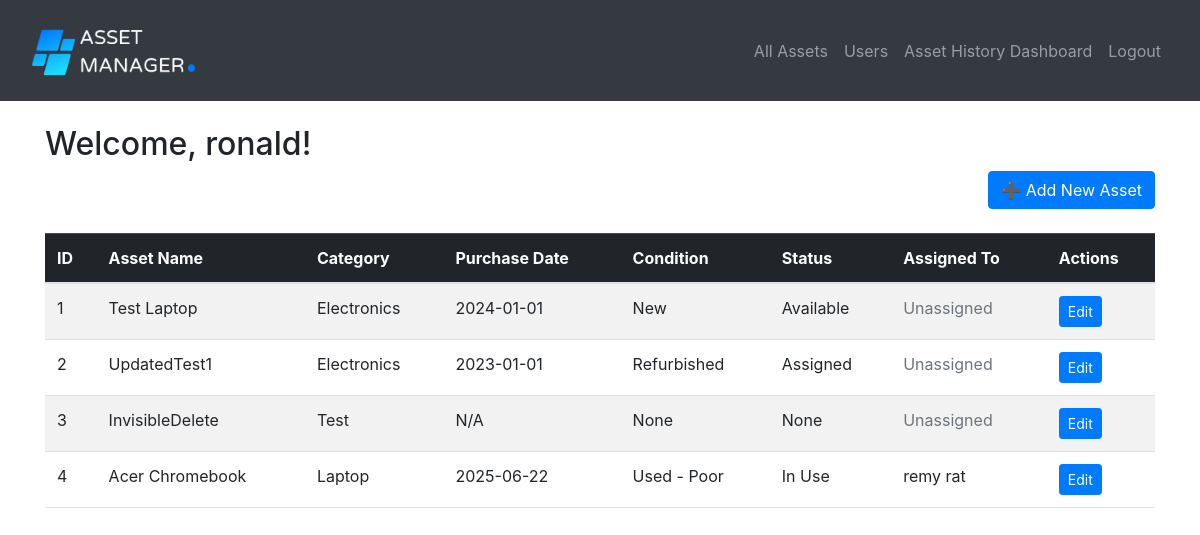
The app's page / (signed in) with its own data.
### website/models.py (models this page shows)
class User(db.Model, UserMixin):
    id = db.Column(db.Integer, primary_key=True)
    first_name = db.Column(db.String(150))
    last_name = db.Column(db.String(150))
    email = db.Column(db.String(150), unique=True)
    password = db.Column(db.String(150))
    department = db.Column(db.String(150))
    role = db.Column(db.String(10), nullable=False, default='user')
    created_assets = db.relationship('Asset', foreign_keys='Asset.created_by', backref='creator_user')
    assigned_assets = db.relationship('Asset', foreign_keys='Asset.assigned_to', backref='assignee_user')

class Asset(db.Model):
    id = db.Column(db.Integer, primary_key=True)
    asset_name = db.Column(db.String(150))
    category = db.Column(db.String(150))
    purchase_date = db.Column(db.Date)
    condition = db.Column(db.String(150))
    status = db.Column(db.String(150))
    created_by = db.Column(db.Integer, db.ForeignKey('user.id'))
    assigned_to = db.Column(db.Integer, db.ForeignKey('user.id'), nullable=True)
    asset_history = db.relationship('Asset_History', back_populates='asset', passive_deletes=True)
    creator = db.relationship('User', foreign_keys=[created_by])
    assignee = db.relationship('User', foreign_keys=[assigned_to])

### website/views.py (the view)
@views.route('/')
@login_required
def home():
    print("🔍 Current user ID:", current_user.id)
    print("🔒 Authenticated:", current_user.is_authenticated)
    from sqlalchemy import or_
    assets = Asset.query.all()
    all_users = User.query.all()
    return render_template('home.html', user=current_user, assets=assets, all_users=all_users)

### website/__init__.py (called while the page is built)
def create_app():
    app = Flask(__name__)
    app.config['SECRET_KEY'] = 'qwertyuiop'
    if 'SQLALCHEMY_DATABASE_URI' not in app.config:
        DB_NAME = os.path.join(os.path.dirname(__file__), 'database.db')
        app.config['SQLALCHEMY_DATABASE_URI'] = f'sqlite:///{DB_NAME}'
    db.init_app(app)
    from .views import views
    from .auth import auth
    app.register_blueprint(views, url_prefix='/')
    app.register_blueprint(auth, url_prefix='/')
    from .models import User, Asset
    create_database(app)
    login_manager = LoginManager()
    login_manager.login_view = 'auth.login'
    login_manager.init_app(app)
    @login_manager.user_loader
    def load_user(id):
        return User.query.get(int(id))
    return app

### website/templates/home.html (shortened to what this page needs)
{% extends "base.html" %}
{% block content %}
<br>
  <h2>Welcome, {{ user.first_name }}!</h2>
  <div class="d-flex justify-content-end mb-3">
    <a href="{{ url_for('views.add_asset') }}" class="btn btn-primary">➕ Add New Asset</a>
  </div>
  {% if assets %}
    <table class="table table-striped table-hover mt-4">
      <thead class="table-dark">
        <tr>
          <th>ID</th>
          <th>Asset Name</th>
          <th>Category</th>
          <th>Purchase Date</th>
          <th>Condition</th>
          <th>Status</th>
          <th>Assigned To</th>
          <th>Actions</th>
        </tr>
      </thead>
      <tbody>
        {% for asset in assets %}
          <tr>
            <td>{{ asset.id }}</td>
            <td>{{ asset.asset_name }}</td>
            <td>{{ asset.category }}</td>
            <td>{{ asset.purchase_date.strftime('%Y-%m-%d') if asset.purchase_date else 'N/A' }}</td>
            <td>{{ asset.condition }}</td>
            <td>{{ asset.status }}</td>
            <td>
              {% if asset.assignee_user %}
                {{ asset.assignee_user.first_name }} {{ asset.assignee_user.last_name }}
              {% else %}
                <span class="text-muted">Unassigned</span>
              {% endif %}
            </td>
            <td>
              <a href="{{ url_for('views.edit_asset', id=asset.id) }}" class="btn btn-sm btn-primary">Edit</a>
            </td>
          </tr>
        {% endfor %}
      </tbody>
    </table>
  {% else %}
    <p class="mt-4">No assets yet. Time to start tracking!</p>
  {% endif %}
{% endblock %}

### records on screen
User: first_name "ronald"
Asset: id "1", asset_name "Test Laptop", category "Electronics", purchase_date "2024-01-01", condition "New", status "Available", shows "Unassigned"
Asset: id "2", asset_name "UpdatedTest1", category "Electronics", purchase_date "2023-01-01", condition "Refurbished", status "Assigned", shows "Unassigned"
Asset: id "3", asset_name "InvisibleDelete", category "Test", purchase_date "N/A", condition "None", status "None", shows "Unassigned"
Asset: id "4", asset_name "Acer Chromebook", category "Laptop", purchase_date "2025-06-22", condition "Used - Poor", status "In Use", assignee_user.first_name "remy", assignee_user.last_name "rat"
